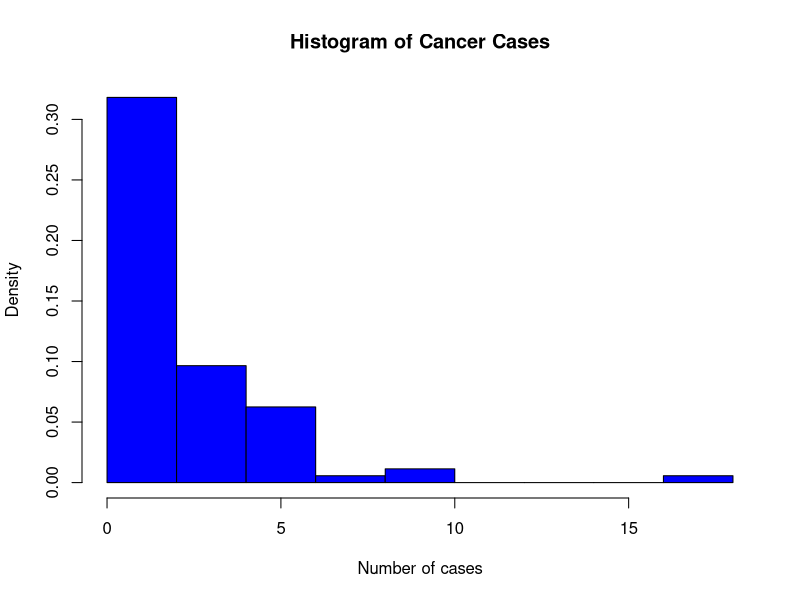
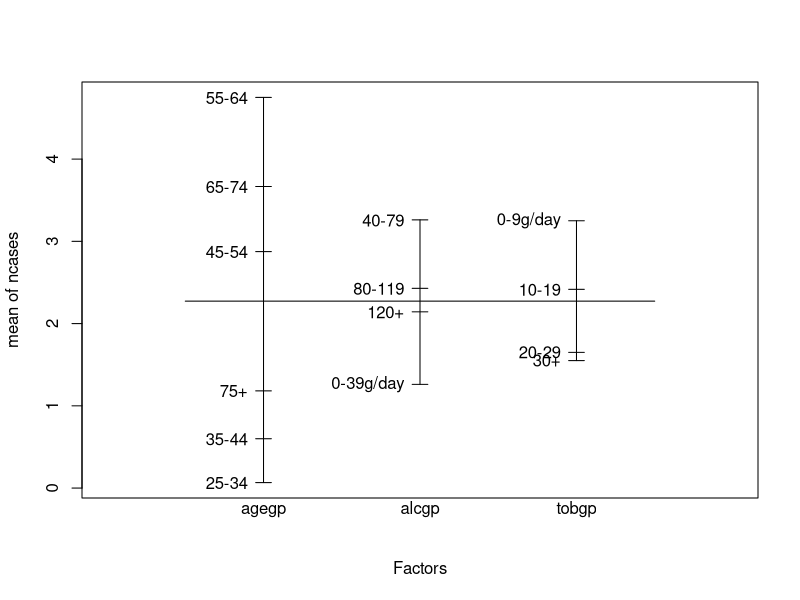
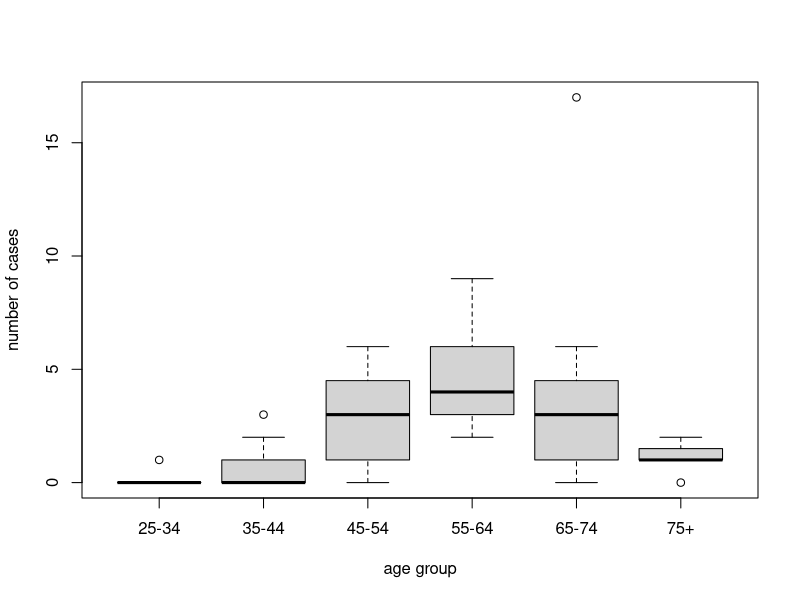
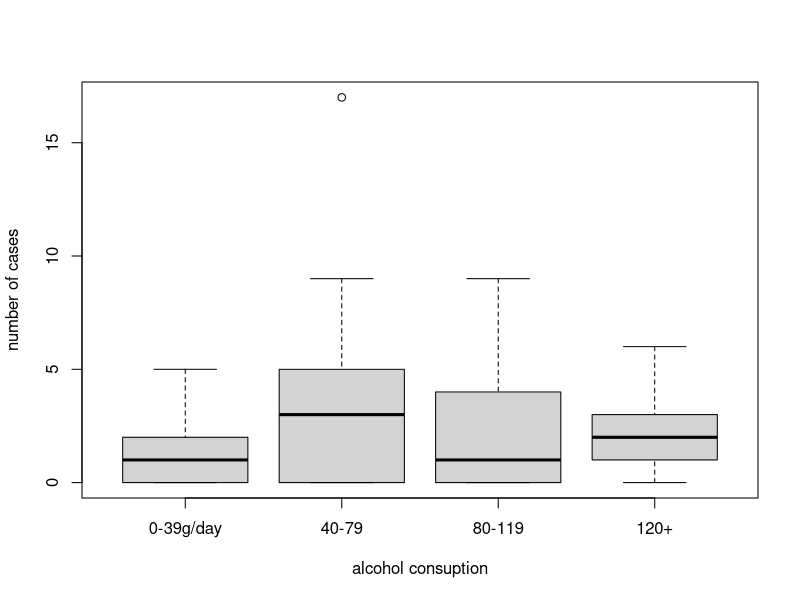
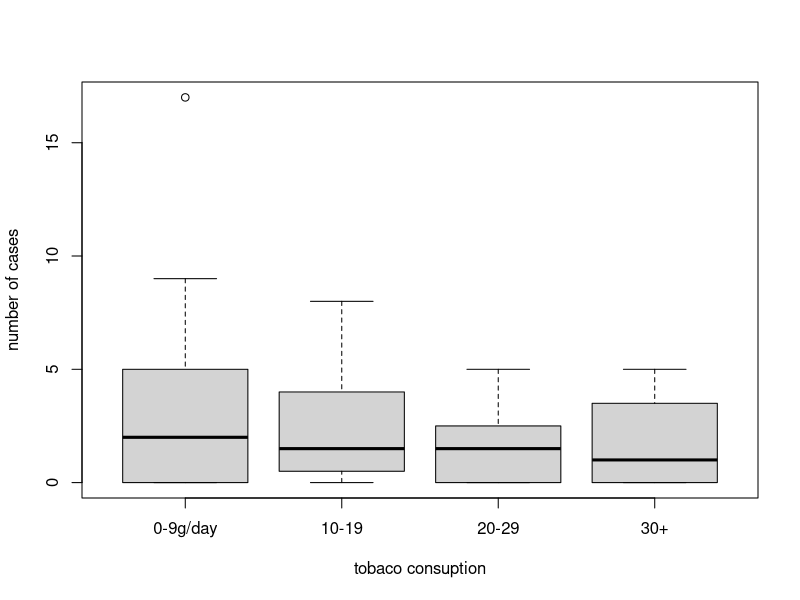
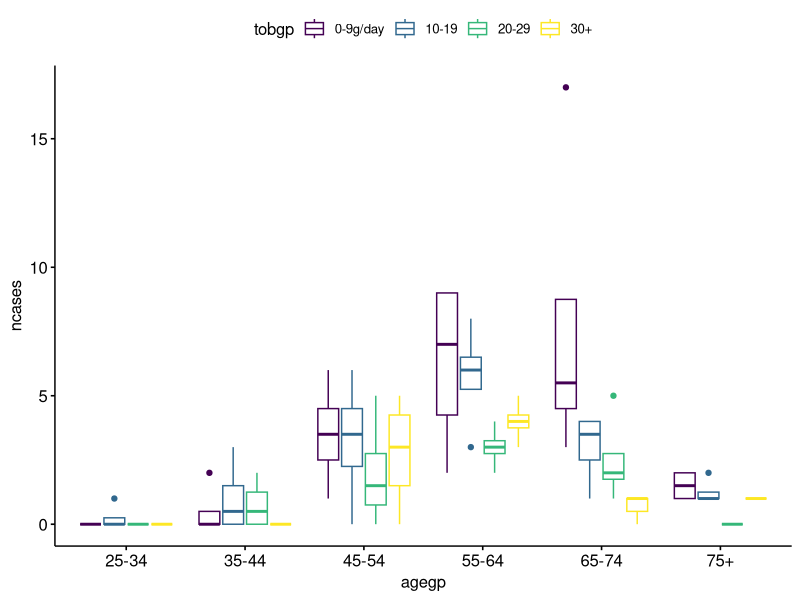
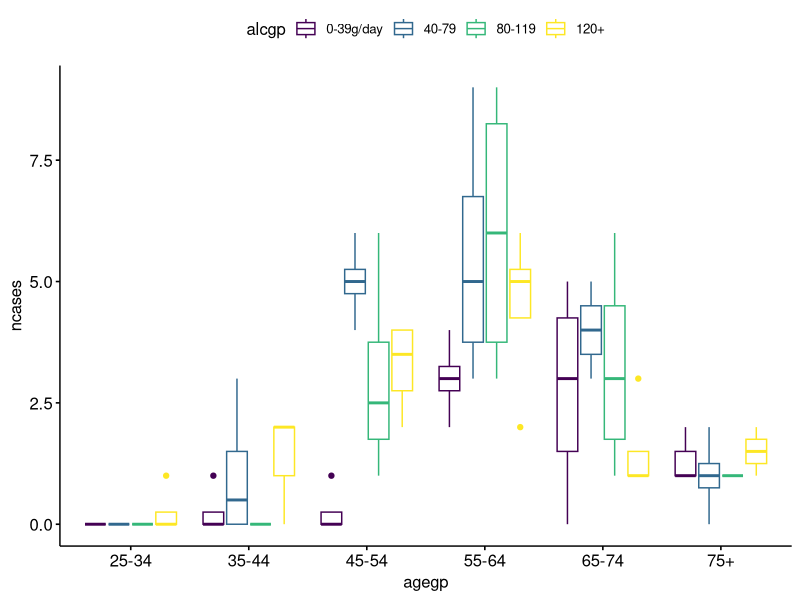
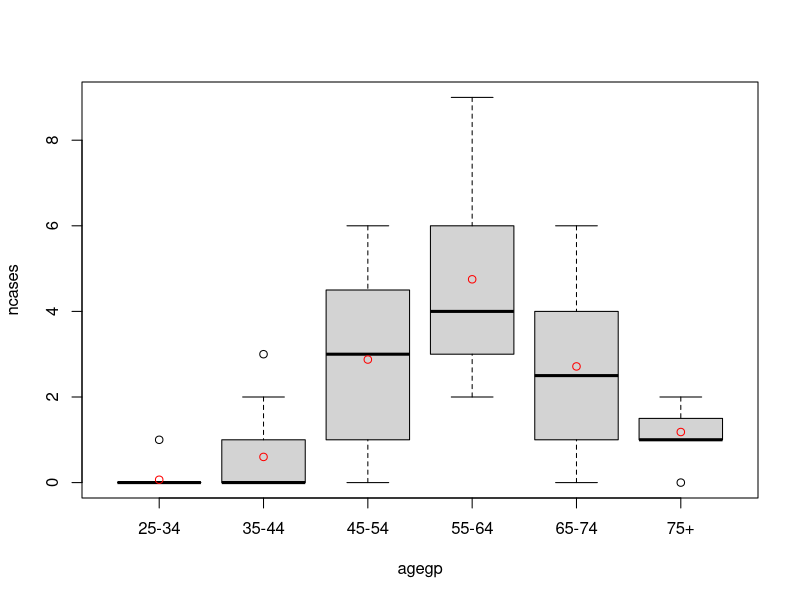

These figures' R source, in order:
## TWO WAY ANOVA DEMO ## 

library(data.table)
?esoph
dt <- esoph
dim(dt)
str(dt)
dt <- as.data.table(dt)

str(dt)

# remove the ncontrols column
dt <- dt[, 'ncontrols' := NULL]


## Predicting esophagus cancer based on patient age, tobacco and alcohol consumption

# Plot histogram of number of cancer cases
hist(dt$ncases,
     prob=TRUE,
     main = "Histogram of Cancer Cases",
     xlab = "Number of cases",
     ylab = "Density",
     col="Blue")


# Plots the average number of cases vs. factor level(s)
plot.design(ncases ~ ., data = dt)

boxplot(ncases ~ agegp, data = dt, ylab = 'number of cases', xlab = 'age group')
boxplot(ncases ~ alcgp, data = dt, ylab = 'number of cases', xlab = 'alcohol consuption')
boxplot(ncases ~ tobgp, data = dt, ylab = 'number of cases', xlab = 'tobaco consuption')

library(ggpubr)
ggboxplot(dt, x = "agegp", y = "ncases", color = "tobgp")

# let's throw out that outlier of 16 cases

dt_cln <- dt[ncases < 15,]

# check box plot again
ggboxplot(dt_cln, x = "agegp", y = "ncases", color = "alcgp")
boxplot(ncases ~ agegp, data = dt_cln)

# add means to box plot
points(dt_cln[, mean(ncases), by=agegp], col = 'Red')


# Build ANOVA model the * is giving interactions
model <- aov(ncases ~ alcgp * agegp * tobgp, data = dt_cln)
summary(model)

# Model is saturated and p-values cannot be calculated Df = observations. Need more observations than degrees of freedom (DF)
# model always takes one degree of freedom, so we need atleast one extra datapoint.  We will remove one interaction.
3+5+3+15+9+15+36+1

fit <- aov(ncases ~ alcgp * tobgp * agegp -alcgp:tobgp:agegp, data = dt_cln)
summary(fit)
# Looks like alcohol interaction with tobacco and tobacco interaction with age are not signification.  We will remove them

fit2 <- aov(ncases ~ alcgp + tobgp + agegp + alcgp:agegp, data = dt_cln)
summary(fit2) 
# All factors and interactions on our model are significant now.

# create interaction plot looking at alcohol consumption on age
interaction.plot(x.factor = dt_cln$agegp,
                 trace.factor = dt_cln$alcgp, 
                 response = dt_cln$ncases,
                 fun = mean, 
                 type = "b",  # shows each point
                 main = "Interaction Plot",
                 legend = TRUE,
                 trace.label = "Alcohol Group",
                 xlab = "Age Group",
                 ylab="Number of cancer cases",
                 pch=c(1, 2, 3, 4),
                 col = c("Red", "Blue", "Green","Black"))
# At least one of these interactions is significant.

# create interaction plot looking at tobacco consumption on age
interaction.plot(x.factor = dt_cln$agegp,
                 trace.factor = dt_cln$tobgp, 
                 response = dt_cln$ncases,
                 fun = mean, 
                 type = "b",  # shows each point
                 main = "Interaction Plot",
                 legend = TRUE,
                 trace.label = "Tobaco Group",
                 xlab = "Age Group",
                 ylab="Number of cancer cases",
                 pch=c(1, 2, 3, 4),
                 col = c("Red", "Blue", "Green","Black"))
# Even though the plot indicates there is an interaction the p-value says it is not significant


# create interaction plot looking at tobacco and alcohol consumption
interaction.plot(x.factor = dt_cln$alcgp,
                 trace.factor = dt_cln$tobgp, 
                 response = dt_cln$ncases,
                 fun = mean, 
                 type = "b",  # shows each point
                 main = "Interaction Plot",
                 legend = TRUE,
                 trace.label = "Tobaco Group",
                 xlab = "Alcohol Group",
                 ylab="Number of cancer cases",
                 pch=c(1, 2, 3, 4),
                 col = c("Red", "Blue", "Green","Black"))
# Even though the plot indicates there is an interaction the p-value says it is not significant

res <- TukeyHSD(fit2, which = 'alcgp:agegp')
res2 <- as.data.table(res$`alcgp:agegp`, keep.rownames = TRUE)
res2[res2$`p adj` < .05]


par(mfrow = c(2,2))
plot(fit2)
par(mfrow = c(1,1))



# null is that the distribution is normal, alternative is that it's not normal
shapiro.test(residuals(fit2))
hist(residuals(fit2), breaks=40)
# We fail to reject the null hypothesis and distribution is normal


